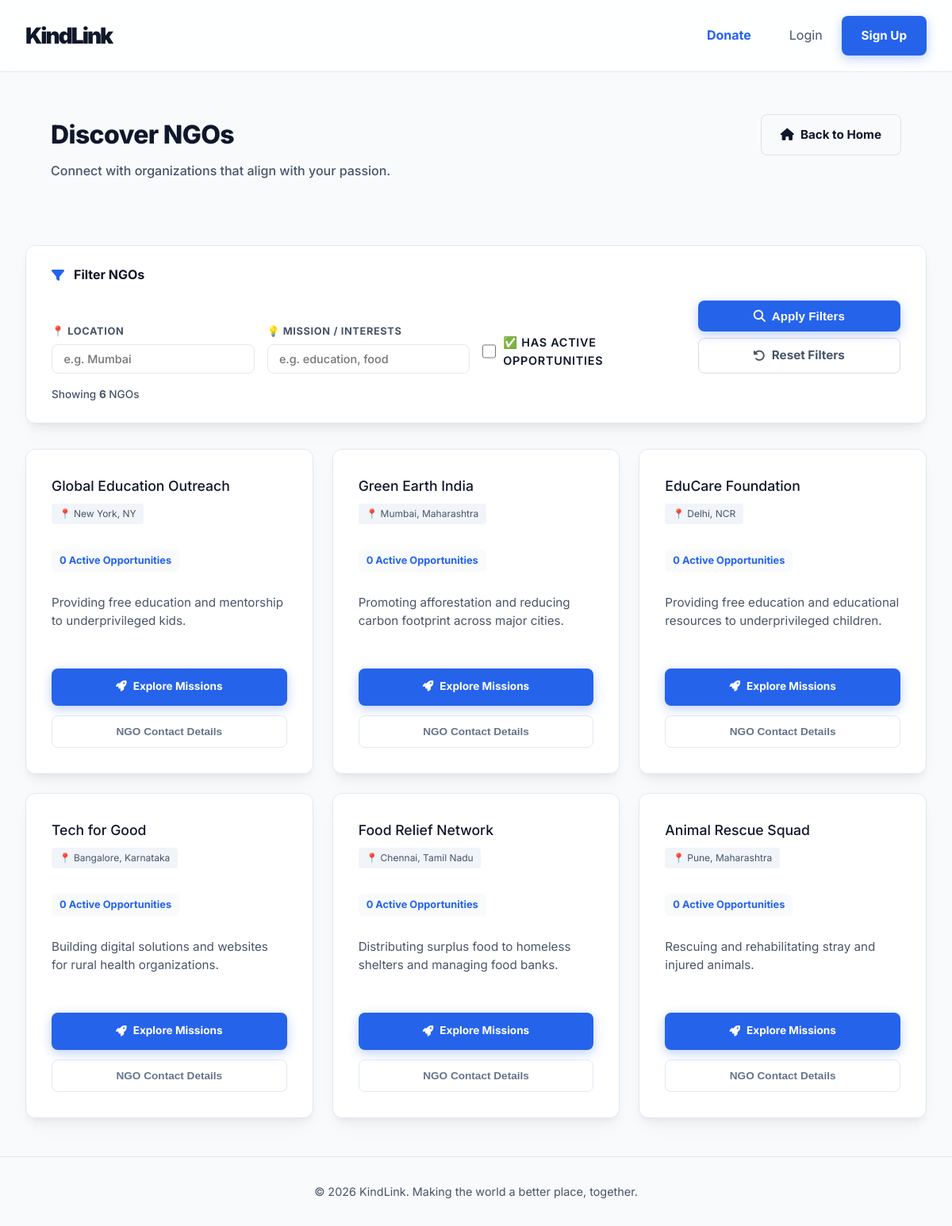
Screenshot of /view_ngos with the database file from the repository.
### app.py (models this page shows)
class User(db.Model):
    id = db.Column(db.Integer, primary_key=True)
    role = db.Column(db.String(20), nullable=False) # 'volunteer' or 'ngo'
    name = db.Column(db.String(100), nullable=False)
    email = db.Column(db.String(120), unique=True, nullable=False)
    password = db.Column(db.String(200), nullable=False)
    mobile = db.Column(db.String(20), default='')
    hours_logged = db.Column(db.Integer, default=0)
    badges = db.Column(db.String(200), default='') # comma separated
    location = db.Column(db.String(100), default='Local')
    skills = db.Column(db.String(255), default='') # comma separated
    interests = db.Column(db.String(255), default='')
    availability = db.Column(db.String(100), default='')
    is_available_now = db.Column(db.Boolean, default=False)
    mission = db.Column(db.Text, default='')

### app.py (the view)
@app.route('/view_ngos')
def view_ngos():
    user = None
    if 'user_id' in session:
        user = User.query.get(session['user_id'])
    filter_location = request.args.get('location', '').strip().lower()
    filter_mission  = request.args.get('mission', '').strip().lower()
    filter_active   = request.args.get('active_only', '')
    ngos = User.query.filter_by(role='ngo').all()
    ngo_list = []
    for ngo in ngos:
        active_opp_count = Opportunity.query.filter_by(ngo_id=ngo.id).count()
        if filter_location and filter_location not in (ngo.location or '').lower():
            continue
        if filter_mission and filter_mission not in (ngo.mission or '').lower():
            continue
        if filter_active == 'on' and active_opp_count == 0:
            continue
        ngo_list.append({
            'user': ngo,
            'active_opp_count': active_opp_count
        })
    return render_template('view_ngos.html', ngos=ngo_list,
                           filter_location=filter_location,
                           filter_mission=filter_mission,
                           filter_active=filter_active)

### templates/view_ngos.html (shortened to what this page needs)
{% extends "base.html" %}
{% block content %}
<div class="container" style="padding-top: 2rem;">
    <div class="dashboard-header" style="margin-bottom: 3rem; display: flex; justify-content: space-between; align-items: flex-start; gap: 2rem; flex-wrap: wrap;">
        <div class="header-left">
            <h1 class="responsive-h1" style="font-weight: 800; letter-spacing: -0.02em; margin-bottom: 0.5rem;">Discover NGOs</h1>
            <p class="responsive-p" style="color: var(--text-secondary); font-weight: 500;">Connect with organizations that align with your passion.</p>
        </div>
        <div class="header-right">
            <a href="{{ url_for('index') }}" class="btn btn-outline" style="display: flex; align-items: center; gap: 0.5rem; font-weight: 700; color: var(--text-primary); border-color: rgba(15, 23, 42, 0.1); padding: 0.8rem 1.5rem;">
                <i class="fa-solid fa-house"></i> Back to Home
            </a>
        </div>
    </div>
    <section style="margin-bottom: 2rem;">
        <form method="GET" action="{{ url_for('view_ngos') }}" id="filterForm">
            <div class="glass-card" style="padding: 1.5rem 2rem;">
                <div style="display: flex; align-items: center; gap: 0.75rem; margin-bottom: 1.25rem;">
                    <i class="fa-solid fa-filter" style="color: var(--brand-accent);"></i>
                    <h4 style="margin: 0; font-size: 1rem; font-weight: 700;">Filter NGOs</h4>
                </div>
                <div style="display: grid; grid-template-columns: repeat(auto-fit, minmax(180px, 1fr)); gap: 1rem; align-items: end;">
                    <div>
                        <label style="font-size: 0.8rem; font-weight: 700; color: var(--text-secondary); display: block; margin-bottom: 0.4rem; text-transform: uppercase; letter-spacing: 0.05em;">📍 Location</label>
                        <input type="text" name="location" value="{{ filter_location }}" placeholder="e.g. Mumbai" class="form-control" style="padding: 0.55rem 0.9rem; font-size: 0.9rem;">
                    </div>
                    <div>
                        <label style="font-size: 0.8rem; font-weight: 700; color: var(--text-secondary); display: block; margin-bottom: 0.4rem; text-transform: uppercase; letter-spacing: 0.05em;">💡 Mission / Interests</label>
                        <input type="text" name="mission" value="{{ filter_mission }}" placeholder="e.g. education, food" class="form-control" style="padding: 0.55rem 0.9rem; font-size: 0.9rem;">
                    </div>
                    <div style="display: flex; align-items: center; gap: 0.6rem; padding-bottom: 0.3rem;">
                        <input type="checkbox" id="active_only" name="active_only" value="on" {% if filter_active == 'on' %}checked{% endif %} style="width: 18px; height: 18px; accent-color: var(--brand-accent); cursor: pointer;">
                        <label for="active_only" style="font-size: 0.9rem; font-weight: 600; cursor: pointer; margin: 0;">✅ Has Active Opportunities</label>
                    </div>
                    <div style="display: flex; flex-direction: column; gap: 0.5rem;">
                        <button type="submit" class="btn btn-primary" style="width: 100%; padding: 0.6rem 1rem; font-weight: 700; display: flex; align-items: center; justify-content: center; gap: 0.5rem;">
                            <i class="fa-solid fa-magnifying-glass"></i> Apply Filters
                        </button>
                        <a href="{{ url_for('view_ngos') }}" class="btn btn-outline" style="width: 100%; padding: 0.6rem 1rem; font-weight: 700; display: flex; align-items: center; justify-content: center; gap: 0.5rem; text-align: center; color: var(--text-secondary); border-color: rgba(15,23,42,0.15);">
                            <i class="fa-solid fa-rotate-left"></i> Reset Filters
                        </a>
                    </div>
                </div>
                {% if ngos is defined %}
                <p style="margin-top: 1rem; font-size: 0.85rem; color: var(--text-secondary); font-weight: 500;">
                    Showing <strong>{{ ngos|length }}</strong> NGO{{ 's' if ngos|length != 1 else '' }}
                </p>
                {% endif %}
            </div>
        </form>
    </section>
    <section class="matches-section">
        <div class="matches-grid">
            {% if ngos %}
                {% for item in ngos %}
                <div class="match-card glass-card hover-lift">
                    <div class="match-header">
                        <h4 style="display:flex; align-items:center; gap:0.5rem; flex-wrap:wrap; margin:0;">
                            {{ item.user.name }}
                        </h4>
                        <span class="tag" style="font-size: 0.75rem; width: fit-content;">📍 {{ item.user.location }}</span>
                    </div>
                    <div class="match-info-center">
                        <div style="margin-top: 0.5rem; display: flex; gap: 0.5rem; flex-wrap: wrap;">
                            <span class="badge" style="background: var(--bg-light); color: var(--brand-accent); padding: 4px 10px; border-radius: 6px; font-size: 0.8rem; font-weight: 700;">
                                {{ item.active_opp_count }} Active Opportunities
                            </span>
                        </div>
                        <p class="match-desc" style="margin-top: 1rem;">
                            {{ item.user.mission if item.user.mission else "Dedicated to making a difference in the community." }}
                        </p>
                    </div>
                    <div class="match-actions-end" style="display: flex; flex-direction: column; gap: 0.75rem;">
                        <a href="{{ url_for('ngo_showcase', ngo_id=item.user.id) }}" class="btn btn-primary btn-sm btn-block" style="padding: 0.8rem; border-radius: 8px; font-weight: 700; display: flex; align-items: center; justify-content: center; gap: 0.5rem; background: var(--brand-accent); border: none;">
                            <i class="fa-solid fa-rocket"></i> Explore Missions
                        </a>
                        <button class="btn btn-outline btn-sm btn-block" style="border-color: #e2e8f0; color: #64748b; padding: 0.75rem; border-radius: 8px;"
                                data-name="{{ item.user.name }}"
                                data-email="{{ item.user.email }}"
                                data-mobile="{{ item.user.mobile if item.user.mobile else 'Not Provided' }}"
                                data-location="{{ item.user.location }}"
                                onclick="showNgoDetails(this)">NGO Contact Details</button>
                    </div>
                </div>
                {% endfor %}
            {% else %}
                <div class="empty-state" style="grid-column: 1 / -1; padding: 4rem;">
                    <p style="font-size: 1.1rem;">No NGOs found on the platform yet. Check back soon!</p>
                </div>
            {% endif %}
        </div>
    </section>
</div>
{% endblock %}

### static/css/style.css (style rules this page uses)
:root { --bg-light: #f8fafc; --surface-light: #ffffff; --text-primary: #0f172a; --text-secondary: #475569; --brand-primary: #0f172a; --brand-accent: #2563eb; --brand-accent-soft: rgba(37, 99, 235, 0.08); --border-color: #e2e8f0; --premium-shadow: 0 4px 6px -1px rgba(0, 0, 0, 0.03), 0 10px 15px -3px rgba(0, 0, 0, 0.05), 0 20px 25px -5px rgba(0, 0, 0, 0.02); --error: #ef4444; --success: #10b981; }
* { box-sizing: border-box; margin: 0; padding: 0; }
body { font-family: 'Inter', sans-serif; background-color: var(--bg-light); color: var(--text-primary); line-height: 1.6; overflow-x: hidden; min-height: 100vh; display: flex; flex-direction: column; padding-top: 80px; word-wrap: break-word; overflow-wrap: break-word; }
html { overflow-x: hidden; }
a { color: var(--brand-accent); text-decoration: none; transition: all 0.2s cubic-bezier(0.4, 0, 0.2, 1); font-weight: 600; }
.container { max-width: 1400px; margin: 0 auto; padding: 0 2rem; }
.btn { display: inline-flex; align-items: center; justify-content: center; padding: 0.75rem 1.5rem; border-radius: 8px; font-weight: 700; text-align: center; cursor: pointer; transition: all 0.3s cubic-bezier(0.4, 0, 0.2, 1); border: 1px solid transparent; font-size: 0.95rem; gap: 0.75rem; }
.btn-primary { background-color: var(--brand-accent); color: white; box-shadow: 0 4px 14px 0 rgba(37, 99, 235, 0.3); }
.btn-outline { border: 1px solid var(--border-color); color: var(--text-primary); background: transparent; }
.btn-block { display: block; width: 100%; }
.btn-sm { padding: 0.4rem 0.8rem; font-size: 0.85rem; }
.glass-card, .glass-container { background: #ffffff; border: 1px solid var(--border-color); border-radius: 12px; padding: 2.5rem; transition: all 0.3s cubic-bezier(0.4, 0, 0.2, 1); box-shadow: var(--premium-shadow); }
.glass-card { position: relative; }
label { display: block; margin-bottom: 0.5rem; font-weight: 700; color: var(--text-primary); font-size: 0.85rem; text-transform: uppercase; letter-spacing: 0.05em; }
.form-control { width: 100%; padding: 0.85rem 1.25rem; border-radius: 8px; background-color: #ffffff; border: 1px solid var(--border-color); color: var(--text-primary); font-family: inherit; font-weight: 500; transition: all 0.2s cubic-bezier(0.4, 0, 0.2, 1); }
.dashboard-header { display: flex; justify-content: space-between; align-items: center; padding: 2rem; margin-bottom: 2.5rem; flex-wrap: wrap; gap: 2rem; }
.badges-section, .matches-section, .analytics-section, .opps-section { margin-bottom: 3rem; }
.matches-grid { display: grid; grid-template-columns: repeat(auto-fill, minmax(350px, 1fr)); gap: 1.5rem; margin-top: 1.5rem; }
.match-card { padding: 2rem; display: flex; flex-direction: column; gap: 1.5rem; align-items: stretch; transition: all 0.3s cubic-bezier(0.4, 0, 0.2, 1); }
.match-header { display: flex; flex-direction: column; gap: 0.5rem; }
.match-info-center { flex: 1; display: flex; flex-direction: column; gap: 0.75rem; }
.match-actions-end { display: flex; flex-direction: column; gap: 0.75rem; align-items: stretch; }
.hover-lift { transition: transform 0.3s cubic-bezier(0.4, 0, 0.2, 1), box-shadow 0.3s cubic-bezier(0.4, 0, 0.2, 1); }
.match-desc { color: var(--text-secondary); font-size: 0.95rem; display: -webkit-box; -webkit-line-clamp: 3; line-clamp: 3; -webkit-box-orient: vertical; overflow: hidden; margin: 0; line-height: 1.5; }
.match-header h4 { font-weight: 500; font-size: 1.1rem; }
.match-desc { color: var(--text-secondary); margin-bottom: 1.5rem; font-size: 0.95rem; flex: 1; }
.tag { background-color: #f1f5f9; color: var(--text-secondary); padding: 0.2rem 0.6rem; border-radius: 4px; font-size: 0.8rem; }

### templates/view_ngos.html (style rules this page uses)
.match-card { min-height: 380px; justify-content: space-between; }

### rows the page displays
User: user.name "Global Education Outreach", user.location "New York, NY", user "Providing free education and mentorship to underprivileged kids."
User: user.name "Green Earth India", user.location "Mumbai, Maharashtra", user "Promoting afforestation and reducing carbon footprint across major cities."
User: user.name "EduCare Foundation", user.location "Delhi, NCR", user "Providing free education and educational resources to underprivileged children."
User: user.name "Tech for Good", user.location "Bangalore, Karnataka", user "Building digital solutions and websites for rural health organizations."
User: user.name "Food Relief Network", user.location "Chennai, Tamil Nadu", user "Distributing surplus food to homeless shelters and managing food banks."
User: user.name "Animal Rescue Squad", user.location "Pune, Maharashtra", user "Rescuing and rehabilitating stray and injured animals."

### other values shown
{{ ngos|length }} "6"
{{ 's' if ngos|length != 1 else '' }} "s"
{{ item.active_opp_count }} "0" "0" "0" "0" "0" "0"
